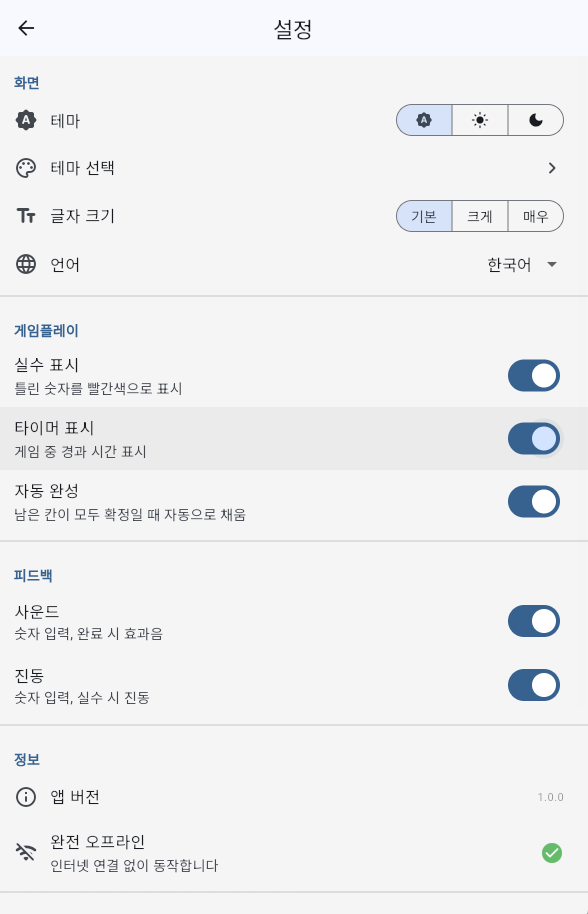
#> input picture tools/device_screenshots/01_settings.png, 588 x 914 px, given in place of ic_launcher_foreground.png, which was not available
$ python create_store_assets.py
#> lines starting #> are read from the running program, lines starting #| are printed output that depends on the picture; pictures that were not available may be replaced by others from this repository, and a replacement may not be noted
"""
Google Play Store 에셋 생성기
1) 앱 아이콘 512x512 (기존 foreground + 배경 합성)
2) 그래픽 이미지 1024x500 (Feature Graphic)
"""

import sys
import math
sys.stdout.reconfigure(encoding='utf-8')

from pathlib import Path
from PIL import Image, ImageDraw, ImageFont, ImageFilter

BASE_DIR = Path(r"D:\00. Workspace\sudoku\tools")
RES_DIR = Path(r"D:\00. Workspace\sudoku\android\app\src\main\res")
SS_DIR = BASE_DIR / "device_screenshots"
OUT_DIR = BASE_DIR / "store_assets"
OUT_DIR.mkdir(exist_ok=True)

FONT_B = "C:/Windows/Fonts/malgunbd.ttf"
FONT_R = "C:/Windows/Fonts/malgun.ttf"

# 앱 배경색
BG_COLOR = (74, 144, 217)  # #4A90D9


# [6 lines left out: function font, not called in this run]


def create_rounded_rect(size, radius, color):
    """라운드 사각형 이미지 생성"""
    img = Image.new('RGBA', size, (0, 0, 0, 0))
    d = ImageDraw.Draw(img)
    d.rounded_rectangle([0, 0, size[0]-1, size[1]-1], radius=radius, fill=color)
    return img


# ============================================================
# 1. 앱 아이콘 512x512
# ============================================================
def create_app_icon():
    print("[1/2] 앱 아이콘 생성 (512x512)...")

    # 기존 foreground 이미지 (가장 큰 해상도)
    fg_path = RES_DIR / "drawable-xxxhdpi" / "ic_launcher_foreground.png"
    fg = Image.open(fg_path).convert('RGBA')
#> fg is the input picture: PIL image 588x914 RGBA; mean R, G, B, A 239.5, 240.2, 241.2, 255
    fg_size = fg.size[0]
#> fg_size = 588
    print(f"  foreground 원본: {fg.size}")
#|   foreground 원본: (588, 914)

    # 512x512 캔버스 (배경색)
    icon_size = 512

    # 배경: 라운드 사각형
    radius = int(icon_size * 0.22)  # Play Store 표준 라운딩
    bg = create_rounded_rect((icon_size, icon_size), radius, BG_COLOR + (255,))
#> in create_rounded_rect, `img = Image.new('RGBA', size, (0, 0, 0, 0))`: img: PIL image 512x512 RGBA; every value is 0
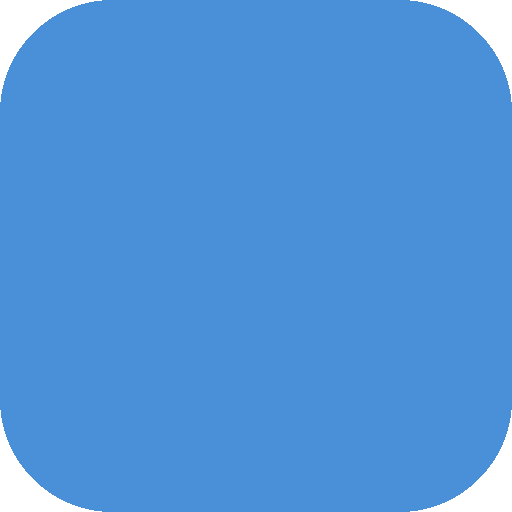
#> bg: PIL image 512x512 RGBA; mean R, G, B, A 70.9, 138, 208, 244.4; transparent parts drawn white

    # foreground를 adaptive icon 규격에 맞게 리사이즈
    # adaptive icon: foreground는 108dp 중 72dp 영역에 표시 (66.7%)
    # 16% inset이 적용되어 있으므로 foreground 자체가 이미 패딩 포함
    # 512px 기준으로 foreground를 맞춤
    fg_resized = fg.resize((icon_size, icon_size), Image.LANCZOS)
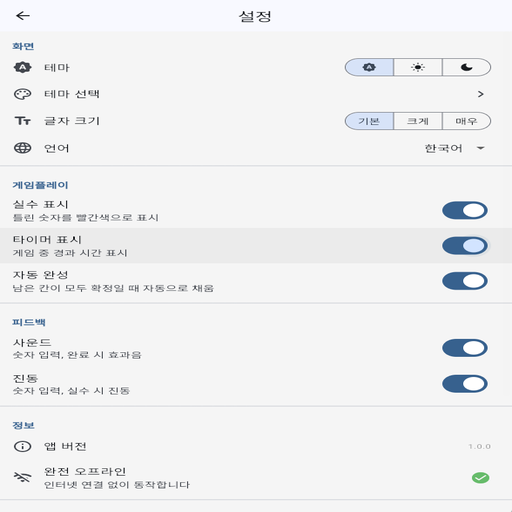
#> fg_resized: PIL image 512x512 RGBA; mean R, G, B, A 239.4, 240.1, 241.2, 255

    # 합성
    bg.paste(fg_resized, (0, 0), fg_resized)

    # RGBA -> RGB (Play Store는 알파 없는 PNG 권장)
    final = Image.new('RGB', (icon_size, icon_size), (255, 255, 255))
#> final: PIL image 512x512 RGB; every value is 255
    final.paste(bg, (0, 0), bg)

    out_path = OUT_DIR / "app_icon_512.png"
    final.save(str(out_path), 'PNG', optimize=True)
    print(f"  저장: {out_path}")
#> (the run stopped early here; a loop or call above may not have finished)

$ run again, on tools/device_screenshots/03_statistics.png
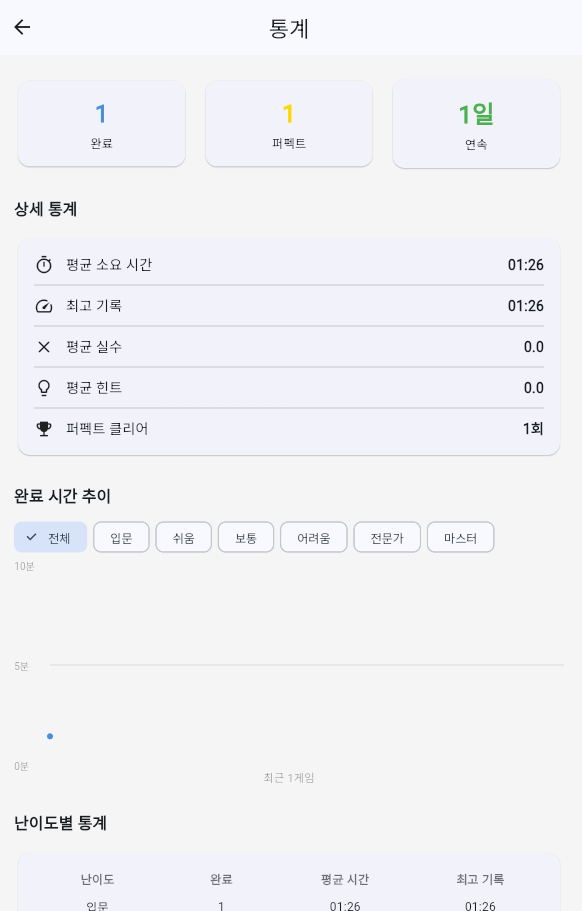
#> input picture tools/device_screenshots/03_statistics.png, 582 x 911 px, given in place of ic_launcher_foreground.png, which was not available
#> in create_app_icon, fg is the input picture: PIL image 582x911 RGBA; mean R, G, B, A 241.6, 242.2, 245.3, 255
#|   foreground 원본: (582, 911)
#> img: PIL image 512x512 RGBA; every value is 0
#> in create_app_icon, `fg_resized = fg.resize((icon_size, icon_size), Image.LANCZOS)`:
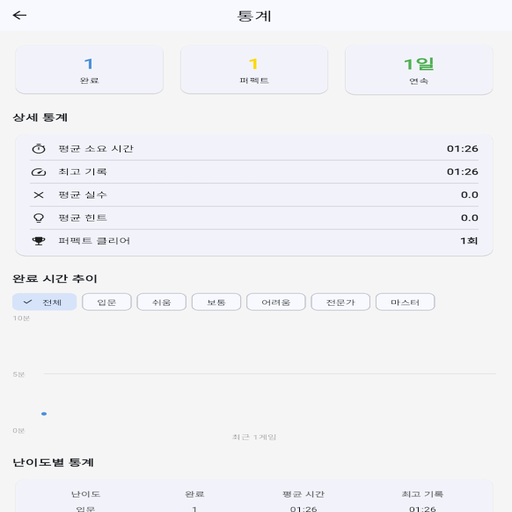
#> fg_resized: PIL image 512x512 RGBA; mean R, G, B, A 241.6, 242.2, 245.2, 255
